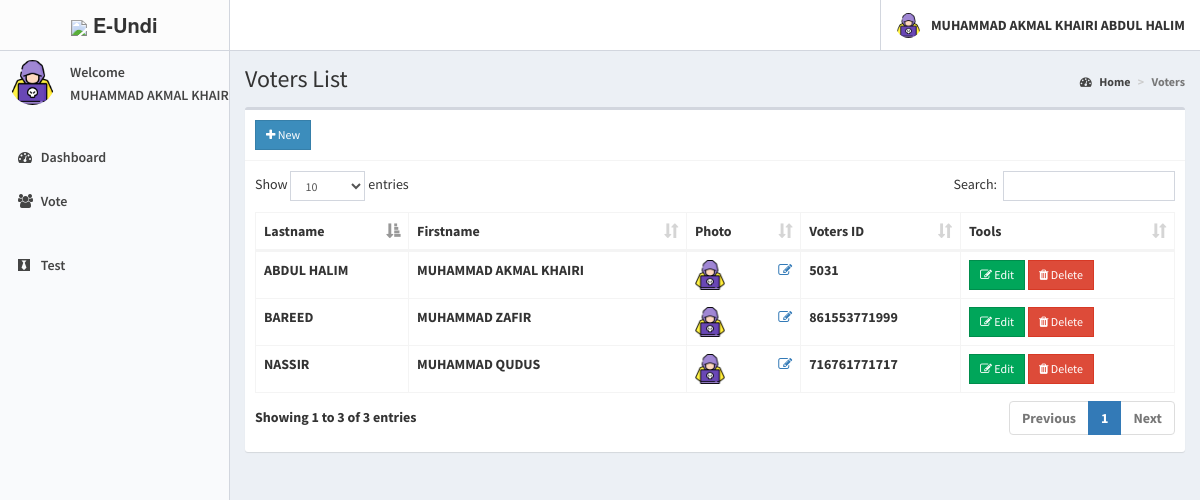
/candidate/voters.php (signed in), run on the app's committed database.
### tables this page shows
CREATE TABLE `voters` (
  `id` int(11) NOT NULL,
  `voters_id` varchar(15) DEFAULT NULL,
  `password` varchar(60) NOT NULL,
  `firstname` varchar(30) NOT NULL,
  `lastname` varchar(30) NOT NULL,
  `photo` varchar(150) NOT NULL,
  `status` varchar(25) NOT NULL,
  `phone` varchar(12) NOT NULL,
  `created_on` date NOT NULL,
  `logintime` time NOT NULL
);

### candidate/includes/session.php (called while the page is built, shortened)
<?php
	include 'includes/conn.php';
	if(isset($_SESSION['voter'])){
		$sql = "SELECT * FROM voters WHERE id = '".$_SESSION['voter']."'";
		$query = $conn->query($sql);
		$voter = $query->fetch_assoc();
	}
	elseif (!isset($_SESSION['superadmin']) || trim($_SESSION['superadmin']) == ''){
        header('location: index.php');
        $sql = "SELECT * FROM superadmin WHERE id = '".$_SESSION['superadmin']."'";
        $query = $conn->query($sql);
        $user = $query->fetch_assoc();
    }
	else{
		header('location: index.php');
		exit();
	}
?>

### candidate/voters.php (the view, shortened to what this page needs)
<?php include 'includes/session.php'; ?>
<?php include 'includes/header.php'; ?>
<body class="hold-transition skin-black-light sidebar-mini">
<div class="wrapper">
    <?php include 'includes/navbar.php'; ?>
    <?php include 'includes/menubar.php'; ?>
    <div class="content-wrapper">
        <section class="content-header">
            <h1>
                Voters List
            </h1>
            <ol class="breadcrumb">
                <li><a href="#"><i class="fa fa-dashboard"></i> Home</a></li>
                <li class="active">Voters</li>
            </ol>
        </section>
        <section class="content">
            <div class="row">
                <div class="col-xs-12">
                    <div class="box">
                        <div class="box-header with-border">
                            <a href="#addnew" data-toggle="modal" class="btn btn-primary btn-sm btn-flat"><i class="fa fa-plus"></i> New</a>
                        </div>
                        <div class="box-body">
                            <table id="example1" class="table table-bordered">
                                <thead>
                                <th>Lastname</th>
                                <th>Firstname</th>
                                <th>Photo</th>
                                <th>Voters ID</th>
                                <th>Tools</th>
                                </thead>
                                <tbody>
                                <?php
                                $sql = "SELECT * FROM voters";
                                $query = $conn->query($sql);
                                while($row = $query->fetch_assoc()){
                                    $image = (!empty($row['photo'])) ? '../images/'.$row['photo'] : '../images/profile.jpg';
                                    echo "
                        <tr>
                          <td>".$row['lastname']."</td>
                          <td>".$row['firstname']."</td>
                          <td>
                            <img src='".$image."' width='30px' height='30px'>
                            <a href='#edit_photo' data-toggle='modal' class='pull-right photo' data-id='".$row['id']."'><span class='fa fa-edit'></span></a>
                          </td>
                          <td>".$row['voters_id']."</td>
                          <td>
                            <button class='btn btn-success btn-sm edit btn-flat' data-id='".$row['id']."'><i class='fa fa-edit'></i> Edit</button>
                            <button class='btn btn-danger btn-sm delete btn-flat' data-id='".$row['id']."'><i class='fa fa-trash'></i> Delete</button>
                          </td>
                        </tr>
                      ";
                                }
                                ?>
                                </tbody>
                            </table>
                        </div>
                    </div>
                </div>
            </div>
        </section>
    </div>
</div>
</body>
</html>

### candidate/includes/navbar.php (shortened to what this page needs)
<header class="main-header">
    <a href="home.php" class="logo">
        <span class="logo-lg"><img src="https://img.icons8.com/small/30/000000/elections.png"> <b> E-Undi </span>
    </a>
        <nav class="navbar navbar-static-top">
        <div class="navbar-custom-menu">
            <ul class="nav navbar-nav">
                <li class="dropdown user user-menu">
                    <a href="#" class="dropdown-toggle" data-toggle="dropdown">
                        <img src="<?php echo (!empty($voter['photo'])) ? '../images/'.$voter['photo'] : 'images/profile.jpg' ?>" class="user-image" alt="User Image">
                        <span class="hidden-xs"><?php echo $voter['firstname'].' '.$voter['lastname']; ?></span>
                    </a>
                </li>
            </ul>
        </div>
    </nav>
</header>

### candidate/includes/menubar.php
<aside class="main-sidebar">
    <section class="sidebar">
        <div class="user-panel">
            <div class="pull-left image">
                <img src="<?php echo (!empty($voter['photo'])) ? '../images/'.$voter['photo'] : '../images/profile.jpg' ?>" class="img-circle" alt="User Image">
            </div>
            <div class="pull-left info">
                <p>Welcome</p>
                <p><?php echo $voter['firstname']; ?></p>
            </div>
        </div>
        <ul class="sidebar-menu" data-widget="tree">
            <li class="header"></li>
            <li class=""><a href="home.php"><i class="fa fa-dashboard"></i> <span>Dashboard</span></a></li>
            <li class=""><a href="#"><i class="fa fa-users"></i> <span>Vote</span></a></li>
            <li class="header"></li>
            <li class=""><a href="#"><i class="fa fa-black-tie"></i> <span>Test</span></a></li>
        </ul>
    </section>
</aside>

### data on the page
voters: photo (picture), firstname "MUHAMMAD AKMAL KHAIRI", lastname "ABDUL HALIM", firstname "MUHAMMAD AKMAL…", voters "5031"
voters: lastname "NASSIR", firstname "MUHAMMAD QUDUS", photo (picture), voters "716761771717"
voters: lastname "BAREED", firstname "MUHAMMAD ZAFIR", photo (picture), voters "861553771999"
